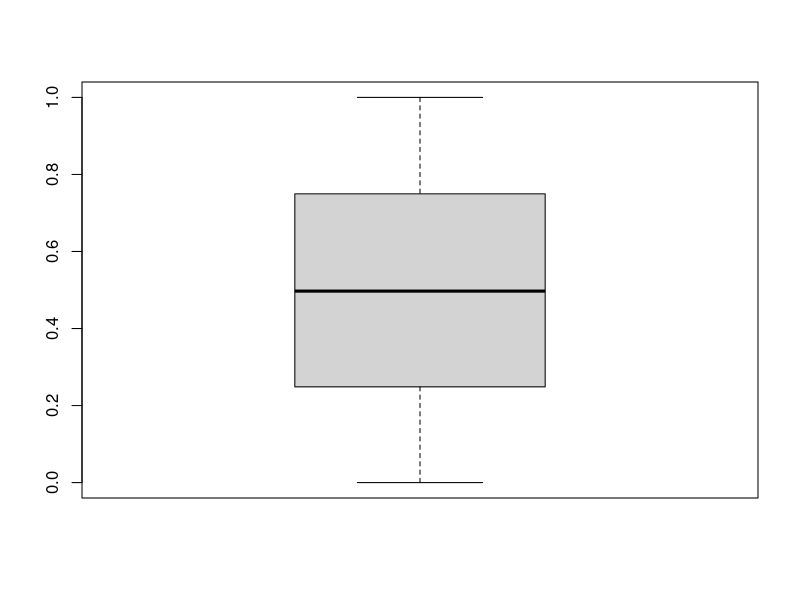

R code for this plot:
## ---- chunk 1
# evaluate, do not show code, a plot would have been shown
set.seed(555); y <- runif(100000)
fivenum(y)
# comment out boxplot command
# boxplot(y)
## ---- chunk 2
# show code, evaluate code, cache result
# y defined in previous chunk, i.e. second-chunk-ex 
fivenum(y)
boxplot(y)
